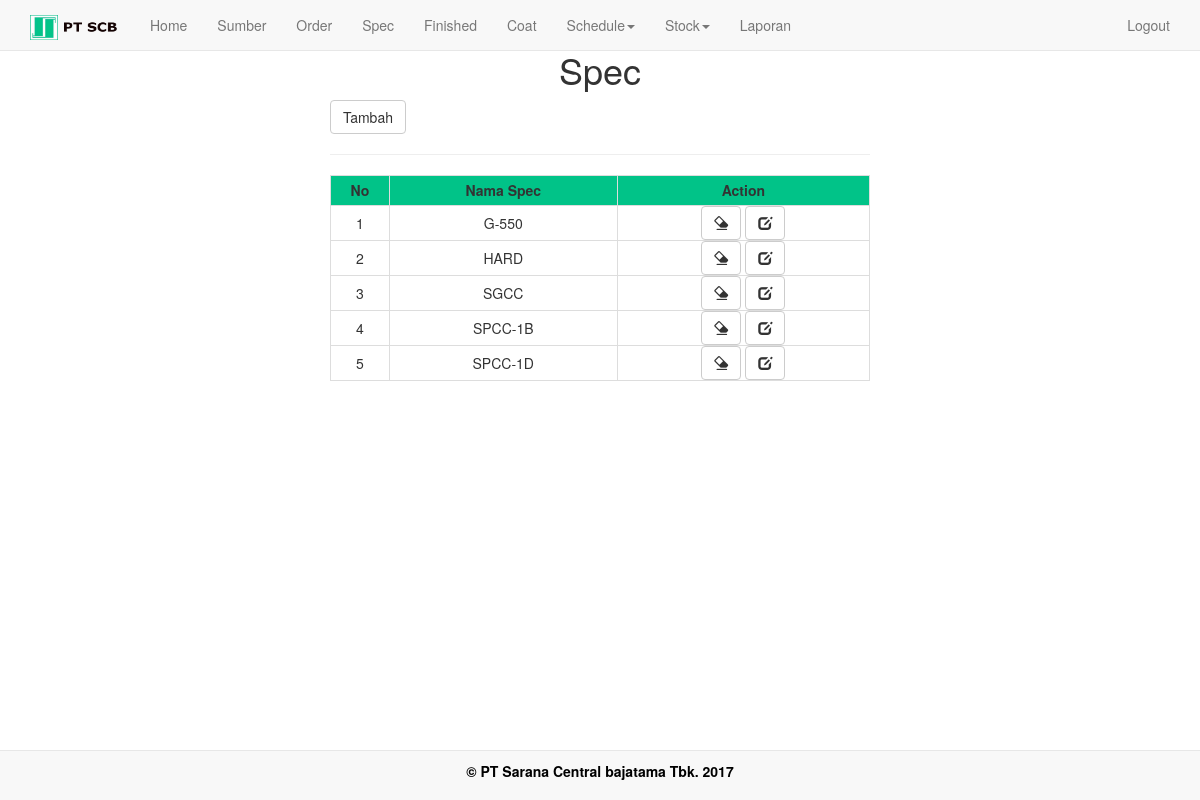
The app's page /admin/spec.php (signed in) with its own data.
### tables this page shows
CREATE TABLE `spec` (
  `idspec` int(11) NOT NULL,
  `namaspec` varchar(255) NOT NULL
);

### admin/spec.php (the view, shortened to what this page needs)
<?php
	require_once 'template/header.php';
?>
<!DOCTYPE html>
<html>
<head>
</head>
<body>
	<div class="container">
	<h1 style="padding-top: 30px; text-align: center;">Spec</h1>
	<div class="col-md-offset-3 col-md-6">
	<a href="tambah_spec.php"><button class="btn btn-default">Tambah</button></a>
	<hr>
	<table class="table-bordered" style="width: 100%; text-align: center;">
		<tr style="font-weight: bold; text-align: center; height: 30px;" bgcolor="#01C388">
			<td>No</td>
			<td>Nama Spec</td>
			<td>Action</td>
		</tr>
		<?php
		global $con;
		$no     = 0;
		$query  = ("SELECT * FROM spec ORDER BY namaspec ASC");
		$tampil = mysqli_query($con,$query);
		while($data=mysqli_fetch_array($tampil)){
			$no++;
		?>
		<tr>
			<td><?php echo $no; ?></td>
			<td><?php echo $data['namaspec'];?></td>
			<td><a href="hapus_spec.php?idspec=<?php echo $data['idspec']?>"><button class="btn btn-default"><span class="glyphicon glyphicon-erase"></span></button></a>
			<a href="edit_spec.php?idspec=<?php echo $data['idspec']?>"><button class="btn btn-default"><span class="glyphicon glyphicon-edit"></span></button></a>
			</td>
		</tr>
		<?php } ?>
	</table>
</div>
</div>
</body>
</html>
<?php
	require_once 'template/footer.php';
?>

### records on screen
spec: namaspec "G-550"
spec: namaspec "HARD"
spec: namaspec "SGCC"
spec: namaspec "SPCC-1B"
spec: namaspec "SPCC-1D"
